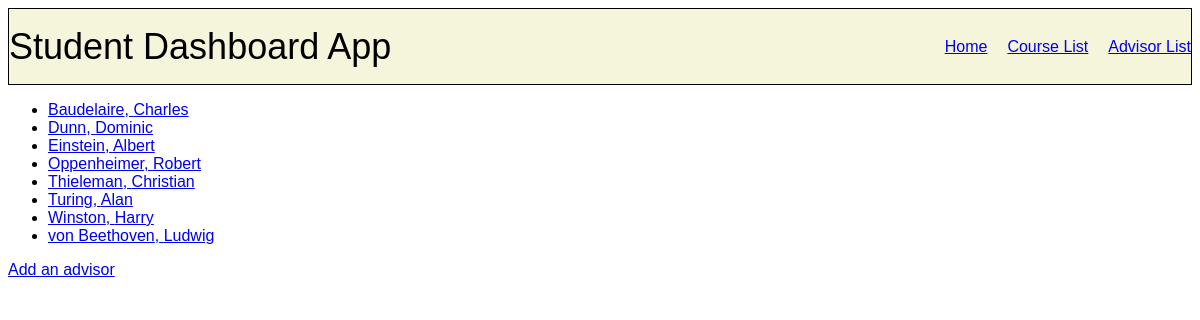
The page /advisor_list on the database its author committed.
### student/models.py (models this page shows, shortened)
class Advisor(models.Model):
    fname = models.CharField(max_length=30)
    lname = models.CharField(max_length=30)
    class Meta:
        ordering = ['lname']

### student/views.py (the view)
# urls.py: path("advisor_list", views.advisor_list, name="advisor_list"),
def advisor_list(request):
    advisors = Advisor.objects.all()
    return render(request, "student/advisor_list.html", {"advisors": advisors})

### student/templates/student/advisor_list.html
{% extends "student/layout.html" %}
{% block body %}
<ul>
    {% for advisor in advisors %}
        <li><a href="{% url 'advisor_detail' id=advisor.id %}">{{advisor.lname}}, {{advisor.fname}}</a></li>
    {% endfor %}
</ul>
<a href="{% url 'new_advisor' %}">Add an advisor</a>
{% endblock %}

### student/static/student/styles.css (style rules this page uses)
body { font-family: 'Gill Sans', 'Gill Sans MT', Calibri, 'Trebuchet MS', sans-serif; }

### rows shown on the page
Advisor: lname "Baudelaire", fname "Charles"
Advisor: lname "Dunn", fname "Dominic"
Advisor: lname "Einstein", fname "Albert"
Advisor: lname "Oppenheimer", fname "Robert"
Advisor: lname "Thieleman", fname "Christian"
Advisor: lname "Turing", fname "Alan"
Advisor: lname "Winston", fname "Harry"
Advisor: lname "von Beethoven", fname "Ludwig"
